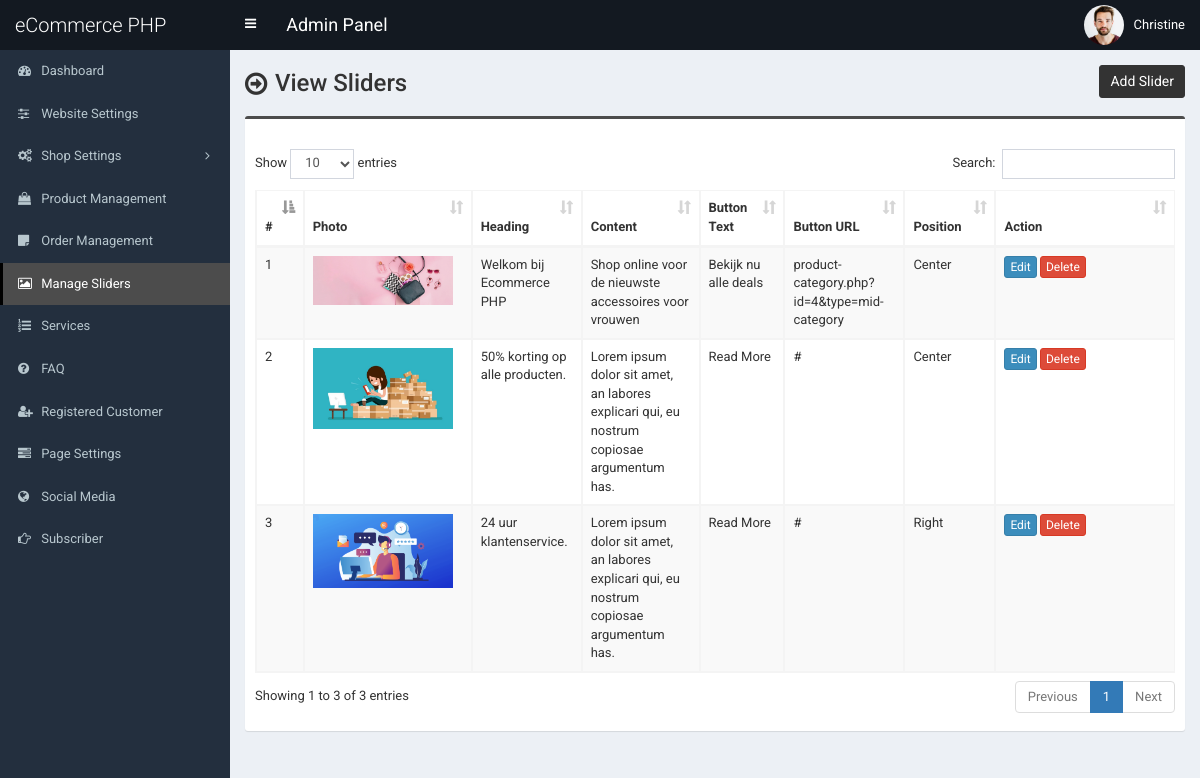
/admin/slider.php (signed in), run on the app's committed database.
### tables this page shows
CREATE TABLE `tbl_slider` (
  `id` int(11) NOT NULL,
  `photo` varchar(255) NOT NULL,
  `heading` varchar(255) NOT NULL,
  `content` text NOT NULL,
  `button_text` varchar(255) NOT NULL,
  `button_url` varchar(255) NOT NULL,
  `position` varchar(255) NOT NULL
);

### admin/slider.php (the view, shortened to what this page needs)
<?php require_once('header.php'); ?>
<section class="content-header">
	<div class="content-header-left">
		<h1>View Sliders</h1>
	</div>
	<div class="content-header-right">
		<a href="slider-add.php" class="btn btn-primary btn-sm">Add Slider</a>
	</div>
</section>
<section class="content">
	<div class="row">
		<div class="col-md-12">
			<div class="box box-info">
				<div class="box-body table-responsive">
					<table id="example1" class="table table-bordered table-hover table-striped">
						<thead>
							<tr>
								<th>#</th>
								<th>Photo</th>
								<th>Heading</th>
								<th>Content</th>
								<th>Button Text</th>
								<th>Button URL</th>
								<th>Position</th>
								<th width="140">Action</th>
							</tr>
						</thead>
						<tbody>
							<?php
							$i=0;
							$statement = $pdo->prepare("SELECT
														id,
														photo,
														heading,
														content,
														button_text,
														button_url,
														position
							                           	FROM tbl_slider
							                           	");
							$statement->execute();
							$result = $statement->fetchAll(PDO::FETCH_ASSOC);
							foreach ($result as $row) {
								$i++;
								?>
								<tr>
									<td><?php echo $i; ?></td>
									<td style="width:150px;"><img src="../assets/uploads/<?php echo $row['photo']; ?>" alt="<?php echo $row['heading']; ?>" style="width:140px;"></td>
									<td><?php echo $row['heading']; ?></td>
									<td><?php echo $row['content']; ?></td>
									<td><?php echo $row['button_text']; ?></td>
									<td><?php echo $row['button_url']; ?></td>
									<td><?php echo $row['position']; ?></td>
									<td>
										<a href="slider-edit.php?id=<?php echo $row['id']; ?>" class="btn btn-primary btn-xs">Edit</a>
										<a href="#" class="btn btn-danger btn-xs" data-href="slider-delete.php?id=<?php echo $row['id']; ?>" data-toggle="modal" data-target="#confirm-delete">Delete</a>
									</td>
								</tr>
								<?php
							}
							?>
						</tbody>
					</table>
				</div>
			</div>
		</div>
	</div>
</section>
<?php require_once('footer.php'); ?>

### admin/style.css (style rules this page uses)
body { font-size: 13px; font-family: "Roboto", sans-serif; }
.content-header > h1, .content-header .content-header-left h1 { font-family: "Roboto", sans-serif; }
.box-info { padding-top: 20px; }
.content-header { overflow: hidden; }
.content-header .content-header-left { float: left; padding-top: 5px; }
.content-header .content-header-right { float: right; }
.content-header .content-header-left h1 { margin-top: 0; margin-bottom: 0; padding-left: 30px; padding-bottom: 5px; font-size: 24px; position: relative; }
.content-header .content-header-left h1:before { position: absolute; top: 0; left: 0; font-family: "FontAwesome", sans-serif; font-size: 26px; content: "\f18e"; }
.content-header .content-header-right a { position: relative; font-size: 14px; }
.box.box-info { border-top-color: #4c4c4c; }
.content-header .content-header-right a { background-color: #333333; border-color: #333333; }

### data on the page
tbl_slider: photo (picture), heading "Welkom bij Ecommerce PHP", content "Shop online voor de nieuwste accessoires voor vrouwen", button_text "Bekijk nu alle deals", button_url "product-category.php?id=4&type=mid-category", position "Center"
tbl_slider: photo (picture), heading "50% korting op alle producten.", content "Lorem ipsum dolor sit amet, an labores explicari qui, eu nostrum copiosae argumentum has.", button_text "Read More", button_url "#", position "Center"
tbl_slider: photo (picture), heading "24 uur klantenservice.", content "Lorem ipsum dolor sit amet, an labores explicari qui, eu nostrum copiosae argumentum has.", button_text "Read More", button_url "#", position "Right"

### other printed values
$_SESSION['user']['full_name'] "Christine"
